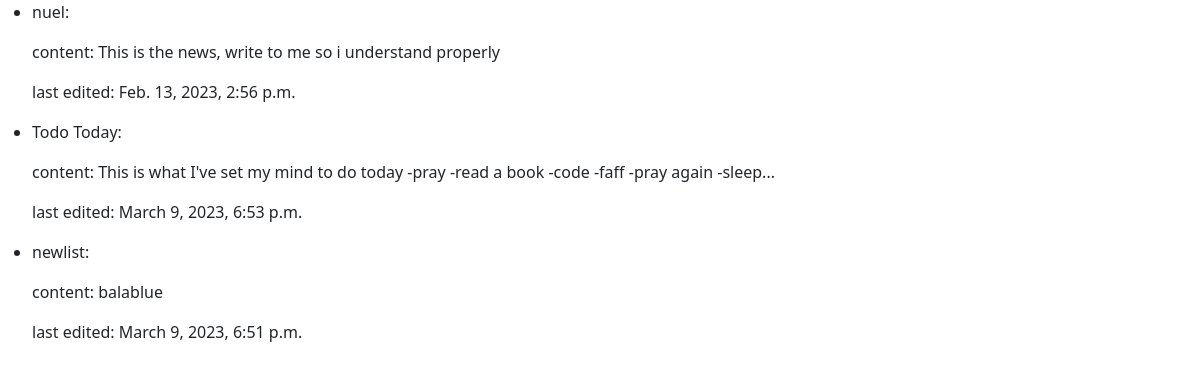
The page / on the database its author committed.
### notes/models.py (models this page shows, shortened)
class Note(models.Model):
    name = models.CharField(max_length=20)
    content = models.TextField()
    date_created = models.DateTimeField(auto_now_add=True)
    date_updated = models.DateTimeField(auto_now=True)
    image = models.URLField() #Images are only accepting urls for now
    User = "Emmanuel"

### notes/views.py (the view)
# urls.py: path('', NoteListView, name='NoteList'),
def NoteListView(request):
    notes = Note.objects.all()
    print (request)
    return render(request, 'notes/index.html',context={'notes':notes})

### templates/notes/index.html
{%extends 'base.html'%}
{%block content%}
<ul>
{%for n in notes%}
<li>
<p>{{n.name}}:</p>
<p>content: {{n.content}}</p>
<p>last edited: {{n.date_updated}}</p>
</li>
{%endfor%}
</ul>
{%endblock%}

### templates/base.html (shortened to what this page needs)
{%load static%}
<!DOCTYPE html>
<html lang="en">
<head>
    <link href="{%static '/css/bootstrap.min.css'%}" rel="stylesheet">
</head>
<body>
    {%block content%}
    {%endblock%}
</body>
</html>

### rows shown on the page
Note: name "nuel", content "This is the news, write to me so i understand properly", date_updated "Feb. 13, 2023, 2:56 p.m."
Note: name "Todo Today", content "This is what I've set my mind to do today -pray -read a book -code -faff -pray again -sleep...", date_updated "March 9, 2023, 6:53 p.m."
Note: name "newlist", content "balablue", date_updated "March 9, 2023, 6:51 p.m."
